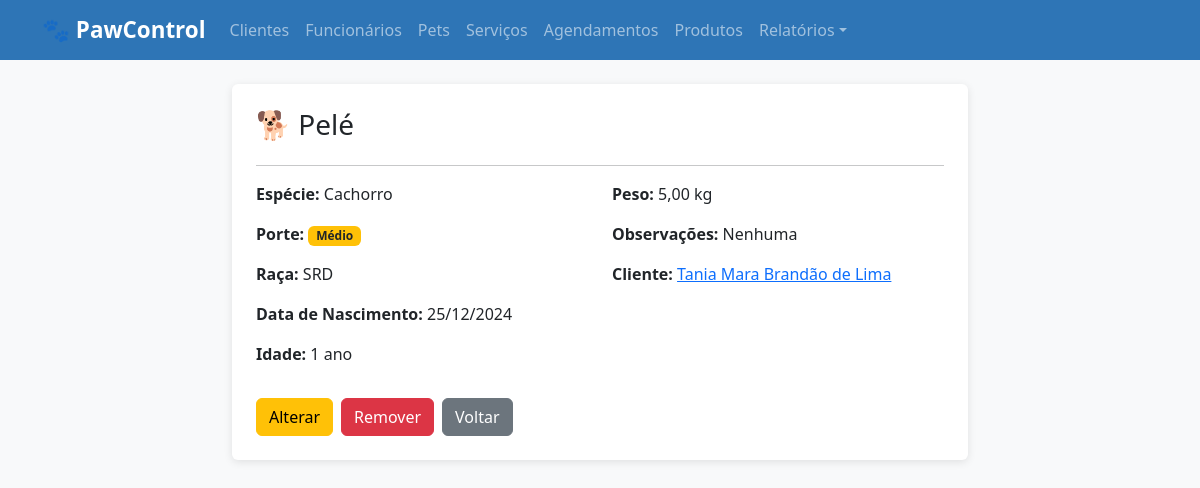
The app's page /pets/1/ with its own data.
### core/models.py (models this page shows, shortened)
class Pet(models.Model):
    ESPECIE_CHOICES = [
        ('Cachorro', 'Cachorro'),
        ('Gato', 'Gato'),
        ('Ave', 'Ave'),
        ('Roedor', 'Roedor'),
        ('Outro', 'Outro'),
    ]
    PORTE_CHOICES = [
        ('Pequeno', 'Pequeno'),
        ('Médio', 'Médio'),
        ('Grande', 'Grande'),
    ]
    nome = models.CharField(max_length=100)
    especie = models.CharField(max_length=20, choices=ESPECIE_CHOICES)
    porte = models.CharField(max_length=10, choices=PORTE_CHOICES, default='Médio', verbose_name='Porte')
    raca = models.CharField(max_length=100, blank=True, null=True, verbose_name='Raça')
    data_nascimento = models.DateField(blank=True, null=True, verbose_name='Data de Nascimento')
    peso = models.DecimalField(max_digits=5, decimal_places=2, blank=True, null=True, verbose_name='Peso (kg)')
    observacoes = models.TextField(max_length=500, blank=True, null=True, verbose_name='Observações')
    cliente = models.ForeignKey(Cliente, on_delete=models.PROTECT, related_name='pets')
    @property
    def idade(self):
        if self.data_nascimento:
            hoje = date.today()
            anos = hoje.year - self.data_nascimento.year
            if (hoje.month, hoje.day) < (self.data_nascimento.month, self.data_nascimento.day):
                anos -= 1
            return anos
        return None
    class Meta:
        ordering = ['nome']

class Cliente(models.Model):
    nome = models.CharField(max_length=150)
    cpf = models.CharField(max_length=14, unique=True)
    telefone = models.CharField(max_length=20)
    email = models.EmailField(blank=True, null=True)
    endereco = models.CharField(max_length=300, blank=True, null=True)
    class Meta:
        ordering = ['nome']

### core/views.py (the view)
# urls.py: path('pets/<int:pk>/', views.pet_detalhar, name='pet_detalhar'),
def pet_detalhar(request, pk):
    pet = get_object_or_404(Pet, pk=pk)
    return render(request, 'core/pet_detalhar.html', {'pet': pet})

### core/templates/core/pet_detalhar.html (shortened to what this page needs)
{% extends "core/base.html" %}
{% block content %}
<div class="row justify-content-center"><div class="col-md-8"><div class="card p-4">
    <h3>🐕 {{ pet.nome }}</h3><hr>
    <div class="row"><div class="col-md-6"><p><strong>Espécie:</strong> {{ pet.especie }}</p><p><strong>Porte:</strong> {% if pet.porte == "Pequeno" %}<span class="badge bg-info">{{ pet.porte }}</span>{% elif pet.porte == "Médio" %}<span class="badge bg-warning text-dark">{{ pet.porte }}</span>{% else %}<span class="badge bg-success">{{ pet.porte }}</span>{% endif %}</p><p><strong>Raça:</strong> {{ pet.raca|default:"Não informada" }}</p><p><strong>Data de Nascimento:</strong> {% if pet.data_nascimento %}{{ pet.data_nascimento|date:"d/m/Y" }}{% else %}Não informada{% endif %}</p>{% if pet.idade != None %}<p><strong>Idade:</strong> {{ pet.idade }} ano{{ pet.idade|pluralize }}</p>{% endif %}</div>
    <div class="col-md-6"><p><strong>Peso:</strong> {% if pet.peso %}{{ pet.peso }} kg{% else %}Não informado{% endif %}</p><p><strong>Observações:</strong> {{ pet.observacoes|default:"Nenhuma" }}</p><p><strong>Cliente:</strong> <a href="{% url 'cliente_detalhar' pet.cliente.pk %}">{{ pet.cliente.nome }}</a></p></div></div>
    <div class="d-flex gap-2 mt-3"><a href="{% url 'pet_alterar' pet.pk %}" class="btn btn-warning">Alterar</a><a href="{% url 'pet_remover' pet.pk %}" class="btn btn-danger">Remover</a><a href="{% url 'pet_listar' %}" class="btn btn-secondary">Voltar</a></div>
</div></div></div>
{% endblock %}

### core/templates/core/base.html (style rules this page uses)
body { background-color: #f8f9fa; }
.card { border: none; box-shadow: 0 2px 8px rgba(0,0,0,0.1); }

### records on screen
Pet: nome "Pelé", especie "Cachorro", porte "Médio", raca "SRD", data_nascimento "25/12/2024", idade "1", peso "5,00", observacoes "Nenhuma", cliente.nome "Tania Mara Brandão de Lima"
